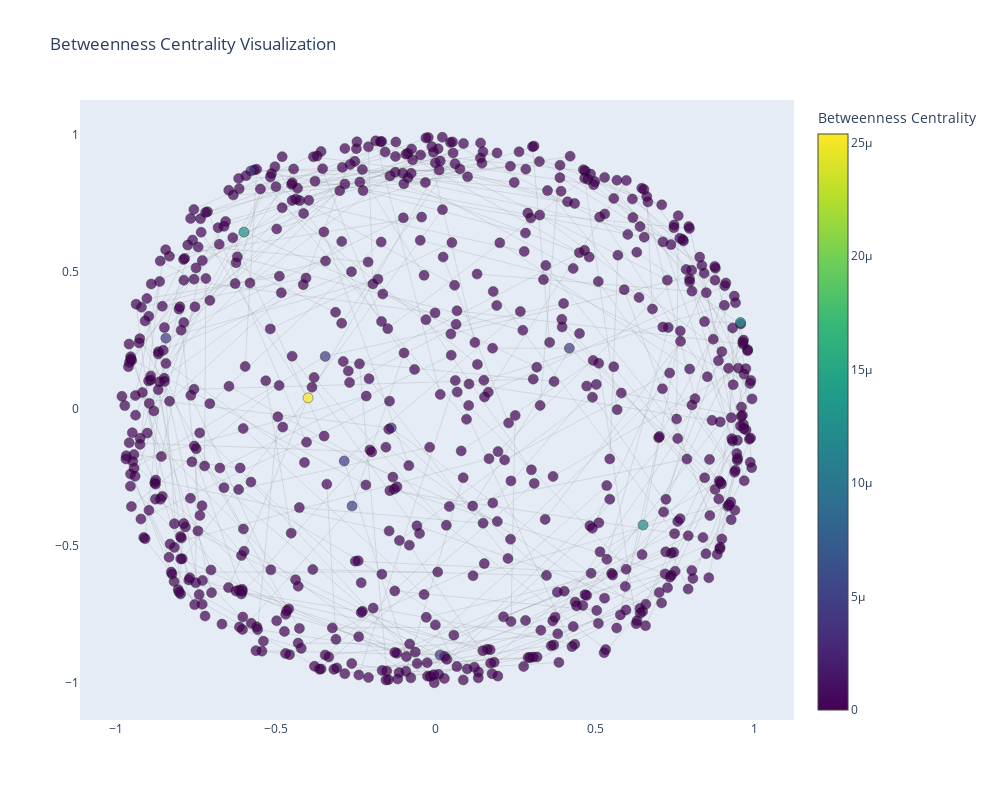

The notebook cell saved with this chart:
### Markdown cell above
Betweeness

### Code cell
# Calculate Betweenness Centrality
betweenness_centrality = nx.betweenness_centrality(G)

# Node Colors and Sizes based on Betweenness Centrality
node_colors = [betweenness_centrality[node] for node in G.nodes()]
node_sizes = [500 * betweenness_centrality[node] + 10 for node in G.nodes()]

node_trace.marker.color = node_colors
node_trace.marker.size = node_sizes
node_trace.marker.colorscale = 'Viridis'
node_trace.marker.colorbar.title = "Betweenness Centrality"
node_trace.text = [f'{node}: {betweenness_centrality[node]:.4f}' for node in G.nodes()]

# Plotting
fig = go.Figure()
fig.add_trace(edge_trace)
fig.add_trace(node_trace)

# Adjust layout size
fig.update_layout(
    title='Betweenness Centrality Visualization',
    width=1000,
    height=800,
    showlegend=False,
    hovermode='closest',
    xaxis=dict(showgrid=False, zeroline=False),
    yaxis=dict(showgrid=False, zeroline=False),
)
fig.show()

### Figure 1 — Plotly figure (JSON) as saved in the notebook; plotly's stock layout.template omitted (floating-point values rounded to 4 significant figures; data arrays with more than 128 entries replaced by an {"elided": "..."} marker saying what was removed)
{"data": [{"hoverinfo": "none", "line": {"color": "rgba(150,150,150,0.5)", "width": 0.5}, "mode": "lines", "type": "scatter", "x": {"elided": "1059 float values"}, "y": {"elided": "1059 float values"}}, {"hoverinfo": "text", "marker": {"color": {"elided": "689 float values"}, "colorbar": {"title": {"text": "Betweenness Centrality"}}, "colorscale": [[0, "#440154"], [0.1111, "#482878"], [0.2222, "#3e4989"], [0.3333, "#31688e"], [0.4444, "#26828e"], [0.5556, "#1f9e89"], [0.6667, "#35b779"], [0.7778, "#6ece58"], [0.8889, "#b5de2b"], [1, "#fde725"]], "line": {"color": "black", "width": 0.5}, "size": {"elided": "689 float values"}}, "mode": "markers", "text": {"elided": "689 str values"}, "type": "scatter", "x": {"elided": "689 float values"}, "y": {"elided": "689 float values"}}], "layout": {"height": 800, "hovermode": "closest", "showlegend": false, "title": {"text": "Betweenness Centrality Visualization"}, "width": 1000, "xaxis": {"showgrid": false, "zeroline": false}, "yaxis": {"showgrid": false, "zeroline": false}}}
